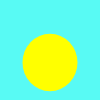
Frame 1 (no input)
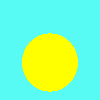
Frame 60 (no input)
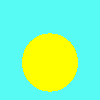
Frame 120 (the mouse pressed at the canvas centre since frame 60)

The p5.js sketch that drew these frames (run headless with seeded random() and noise() and a simulated clock; from frame 60 on, the mouse is pressed at the canvas centre):

// p5.js sketch
// ── sketch.js
var x = 100;
var y = 100;
var xmiddle = x/2;
var ymiddle = y/2;

function setup() {
  // put setup code here
  createCanvas(x,y);
  background("#58FAF4");
  strokeWeight(0);




}

function draw() {
  // put drawing code here

  fill("yellow");
  ellipse(xmiddle, ymiddle+ymiddle*.25, xmiddle+xmiddle*.1,ymiddle+ymiddle*.15, y-y*.75);


}
